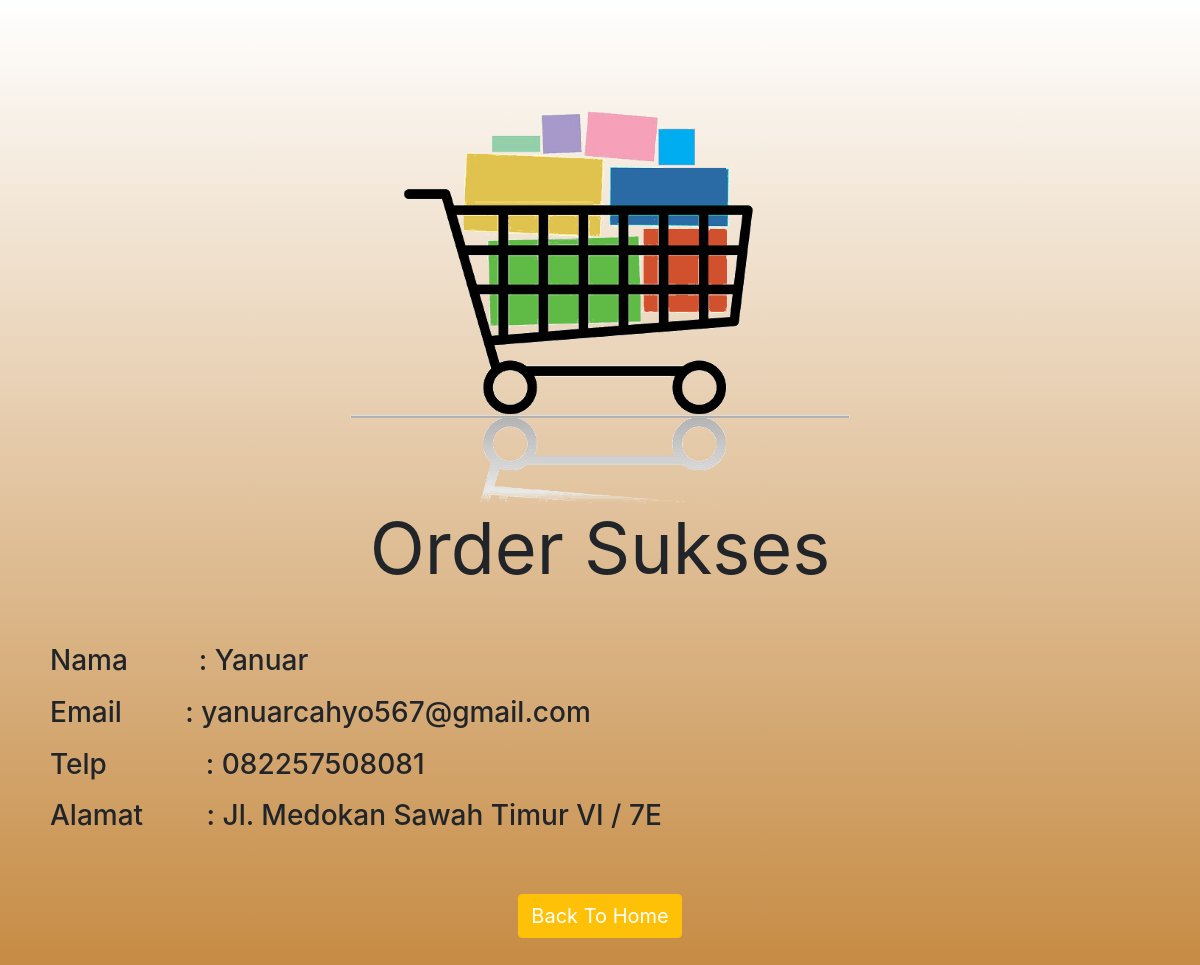
The app's page /OrderSuccess.php?MemberID=1 with its own data.
### tables this page shows
CREATE TABLE `member` (
  `MemberID` int(15) NOT NULL,
  `Nama` varchar(50) NOT NULL,
  `Gender` varchar(2) NOT NULL,
  `Email` varchar(50) NOT NULL,
  `Password` varchar(50) NOT NULL,
  `Telp` varchar(50) NOT NULL,
  `Alamat` varchar(200) NOT NULL,
  `Role` varchar(50) NOT NULL
);

### config/MemberConfig.php (called while the page is built, shortened)
<?php
class MemberConfig
{
    private $conn;
    public function __construct() {
        $hostname = 'localhost';
        $dbname = 'uas';
        $username = 'root';
        $password = '';
        $this->conn = new PDO("mysql:host=$hostname;dbname=$dbname", "$username", "$password");
    }
    public function get_by_id($id){
        $query = $this->conn->prepare("SELECT * FROM member where MemberID=?");
        $query->bindParam(1, $id);
        $query->execute();
        return $query->fetch();
    }
}
?>

### OrderSuccess.php (the view, shortened to what this page needs)
<?php
    include "config/MemberConfig.php";
    $lib = new MemberConfig();
?>
<!doctype html>
<html lang="en">
<head>
    <link rel="stylesheet" href="https://cdn.jsdelivr.net/npm/bootstrap@4.6.2/dist/css/bootstrap.min.css">
</head>
<body>
    <div class="container">
        <div class="content text-center" style="margin-top: 10%;">
            <img src="img/CartDoneBg.png" alt="">
            <h1 class="display-3 mb-5"><b>Order Sukses</b></h1>
            <?php
                if(isset($_GET['MemberID'])){
                    $id = $_GET['MemberID'];
                    $data_siswa = $lib->get_by_id($id);
                    $nama = $data_siswa['Nama'];
                    $email = $data_siswa['Email'];
                    $telp = $data_siswa['Telp'];
                    $alamat = $data_siswa['Alamat'];
                }
            ?>
            <h3 class="text-left">Nama &emsp;&emsp; : <?php echo $nama ?></h3>
            <h3 class="text-left">Email &emsp;&emsp;: <?php echo $email ?></h3>
            <h3 class="text-left">Telp &emsp;&emsp; &emsp;: <?php echo $telp ?></h3>
            <h3 class="text-left">Alamat &emsp;&emsp;: <?php echo $alamat ?></h3>
            <button type="button" class="btn btn-warning my-5"><a href="index.php" style="text-decoration: none; color:white; font-size: 20px;">Back To Home</a></button>
        </div>
    </div>
</body>
</html>

### OrderSuccess.php (style rules this page uses)
body { background-image: linear-gradient(to bottom, white, #C58940); }
h3 { padding: 5px; }

### records on screen
member: Nama "Yanuar", Email "yanuarcahyo567@gmail.com", Telp "082257508081", Alamat "Jl. Medokan Sawah Timur VI / 7E"
